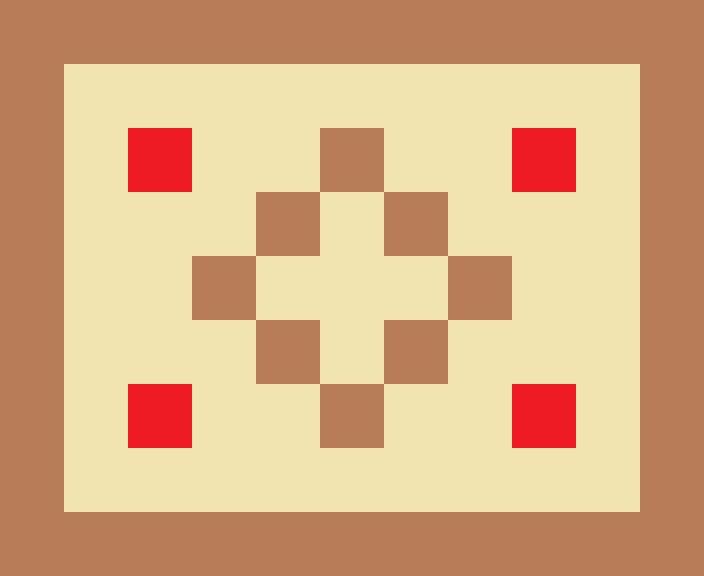

Tiled map render using the project's own tile images. Description and the whole map definition, tile-layer contents included, below:
An orthogonal 11x9 tile map with 64x64 px tiles, 2 tile layers (tiles, enemies).

<map version="1.0" orientation="orthogonal" width="11" height="9" tilewidth="64" tileheight="64">
 <tileset firstgid="1" name="tiled" tilewidth="64" tileheight="64">
  <image source="../tiled.png" width="256" height="128" />
 </tileset>
 <layer name="tiles" width="11" height="9">
  <data>
   <tile gid="1" />
   <tile gid="1" />
   <tile gid="1" />
   <tile gid="1" />
   <tile gid="1" />
   <tile gid="1" />
   <tile gid="1" />
   <tile gid="1" />
   <tile gid="1" />
   <tile gid="1" />
   <tile gid="1" />
   <tile gid="1" />
   <tile gid="2" />
   <tile gid="2" />
   <tile gid="2" />
   <tile gid="2" />
   <tile gid="2" />
   <tile gid="2" />
   <tile gid="2" />
   <tile gid="2" />
   <tile gid="2" />
   <tile gid="1" />
   <tile gid="1" />
   <tile gid="2" />
   <tile gid="2" />
   <tile gid="2" />
   <tile gid="2" />
   <tile gid="1" />
   <tile gid="2" />
   <tile gid="2" />
   <tile gid="2" />
   <tile gid="2" />
   <tile gid="1" />
   <tile gid="1" />
   <tile gid="2" />
   <tile gid="2" />
   <tile gid="2" />
   <tile gid="1" />
   <tile gid="2" />
   <tile gid="1" />
   <tile gid="2" />
   <tile gid="2" />
   <tile gid="2" />
   <tile gid="1" />
   <tile gid="1" />
   <tile gid="2" />
   <tile gid="2" />
   <tile gid="1" />
   <tile gid="2" />
   <tile gid="2" />
   <tile gid="2" />
   <tile gid="1" />
   <tile gid="2" />
   <tile gid="2" />
   <tile gid="1" />
   <tile gid="1" />
   <tile gid="2" />
   <tile gid="2" />
   <tile gid="2" />
   <tile gid="1" />
   <tile gid="2" />
   <tile gid="1" />
   <tile gid="2" />
   <tile gid="2" />
   <tile gid="2" />
   <tile gid="1" />
   <tile gid="1" />
   <tile gid="2" />
   <tile gid="2" />
   <tile gid="2" />
   <tile gid="2" />
   <tile gid="1" />
   <tile gid="2" />
   <tile gid="2" />
   <tile gid="2" />
   <tile gid="2" />
   <tile gid="1" />
   <tile gid="1" />
   <tile gid="2" />
   <tile gid="2" />
   <tile gid="2" />
   <tile gid="2" />
   <tile gid="2" />
   <tile gid="2" />
   <tile gid="2" />
   <tile gid="2" />
   <tile gid="2" />
   <tile gid="1" />
   <tile gid="1" />
   <tile gid="1" />
   <tile gid="1" />
   <tile gid="1" />
   <tile gid="1" />
   <tile gid="1" />
   <tile gid="1" />
   <tile gid="1" />
   <tile gid="1" />
   <tile gid="1" />
   <tile gid="1" />
  </data>
 </layer>
 <layer name="enemies" width="11" height="9">
  <data>
   <tile gid="0" />
   <tile gid="0" />
   <tile gid="0" />
   <tile gid="0" />
   <tile gid="0" />
   <tile gid="0" />
   <tile gid="0" />
   <tile gid="0" />
   <tile gid="0" />
   <tile gid="0" />
   <tile gid="0" />
   <tile gid="0" />
   <tile gid="0" />
   <tile gid="0" />
   <tile gid="0" />
   <tile gid="0" />
   <tile gid="0" />
   <tile gid="0" />
   <tile gid="0" />
   <tile gid="0" />
   <tile gid="0" />
   <tile gid="0" />
   <tile gid="0" />
   <tile gid="0" />
   <tile gid="3" />
   <tile gid="0" />
   <tile gid="0" />
   <tile gid="0" />
   <tile gid="0" />
   <tile gid="0" />
   <tile gid="3" />
   <tile gid="0" />
   <tile gid="0" />
   <tile gid="0" />
   <tile gid="0" />
   <tile gid="0" />
   <tile gid="0" />
   <tile gid="0" />
   <tile gid="0" />
   <tile gid="0" />
   <tile gid="0" />
   <tile gid="0" />
   <tile gid="0" />
   <tile gid="0" />
   <tile gid="0" />
   <tile gid="0" />
   <tile gid="0" />
   <tile gid="0" />
   <tile gid="0" />
   <tile gid="0" />
   <tile gid="0" />
   <tile gid="0" />
   <tile gid="0" />
   <tile gid="0" />
   <tile gid="0" />
   <tile gid="0" />
   <tile gid="0" />
   <tile gid="0" />
   <tile gid="0" />
   <tile gid="0" />
   <tile gid="0" />
   <tile gid="0" />
   <tile gid="0" />
   <tile gid="0" />
   <tile gid="0" />
   <tile gid="0" />
   <tile gid="0" />
   <tile gid="0" />
   <tile gid="3" />
   <tile gid="0" />
   <tile gid="0" />
   <tile gid="0" />
   <tile gid="0" />
   <tile gid="0" />
   <tile gid="3" />
   <tile gid="0" />
   <tile gid="0" />
   <tile gid="0" />
   <tile gid="0" />
   <tile gid="0" />
   <tile gid="0" />
   <tile gid="0" />
   <tile gid="0" />
   <tile gid="0" />
   <tile gid="0" />
   <tile gid="0" />
   <tile gid="0" />
   <tile gid="0" />
   <tile gid="0" />
   <tile gid="0" />
   <tile gid="0" />
   <tile gid="0" />
   <tile gid="0" />
   <tile gid="0" />
   <tile gid="0" />
   <tile gid="0" />
   <tile gid="0" />
   <tile gid="0" />
   <tile gid="0" />
  </data>
 </layer>
</map>
